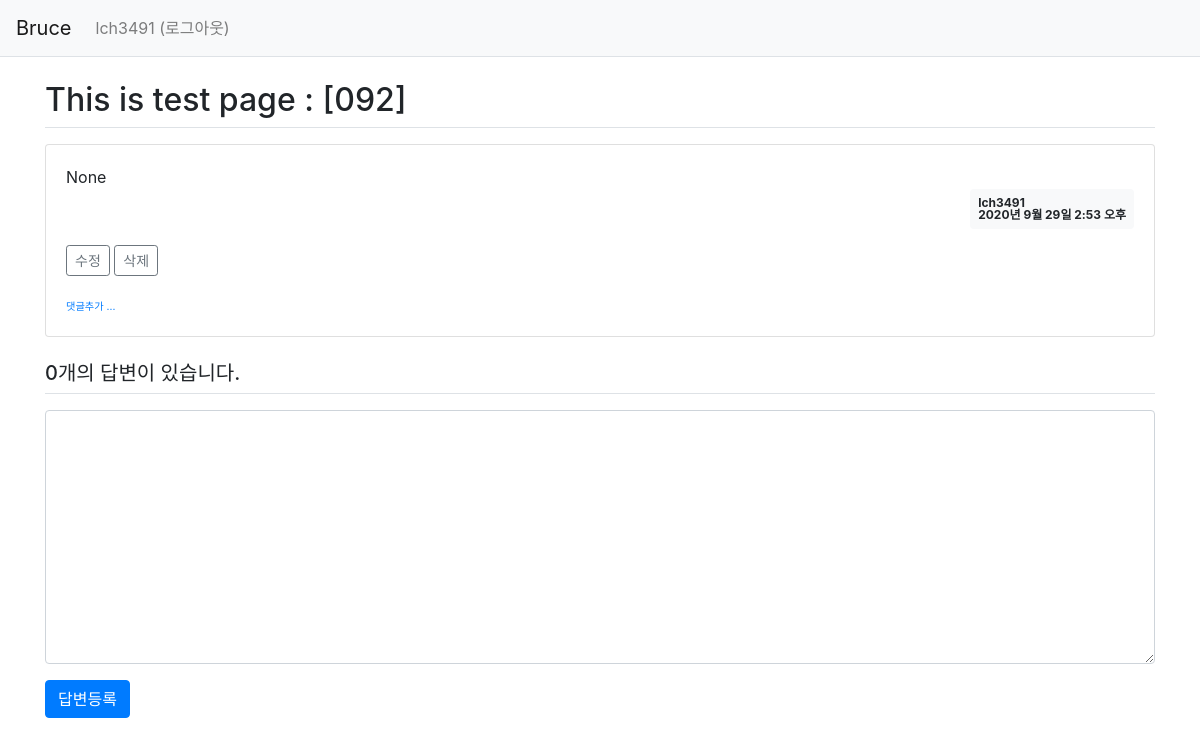
/pybo/98/ (signed in), run on the app's committed database.
### pybo/models.py (models this page shows, shortened)
class Question(models.Model):
    subject = models.CharField(max_length=200)
    content = models.TextField()
    create_date = models.DateTimeField()
    author = models.ForeignKey(User,  on_delete=models.CASCADE)
    modify_date = models.DateTimeField(null=True, blank=True)

### pybo/views/base_views.py (the view)
# urls.py: path('<int:question_id>/', base_views.detail, name='detail'),
def detail(request, question_id):
    question = get_object_or_404(Question, pk=question_id)
    context = {'question': question}
    return render(request, 'pybo/question_detail.html', context)

### templates/pybo/question_detail.html (shortened to what this page needs)
{% extends 'base.html' %}
{% block content %}
<div class="container my-3">
    <h2 class="border-bottom py-2">{{ question.subject }}</h2>
    <div class="card my-3">
        <div class="card-body">
            <div class="card-text" style="white-space: pre-line;">{{ question.content }}</div>
            <div class="d-flex justify-content-end">
                <div class="badge badge-light p-2 text-left">
                    <div class='mb2'>{{ question.author.username }}</div>
                    <div>{{ question.create_date }}</div>
                </div>
            </div>
            {% if request.user == question.author %}
            <div class='my-3'>
                <a href="{% url 'pybo:question_modify' question.id %}"
                    class='btn btn-sm btn-outline-secondary'>수정</a>
                <a href="#" class='delete btn btn-sm btn-outline-secondary'
                    data-uri="{% url 'pybo:question_delete' question.id %}">삭제</a>
            </div>
            {% endif %}
            <div>
                <a href="{% url 'pybo:comment_create_question' question.id %}" class='small'>
                    <small>댓글추가 ...</small></a>
            </div>
        </div>
    </div> <h5 class="border-bottom my-3 py-2">{{question.answer_set.count}}개의 답변이 있습니다.</h5>
    <form action="{% url 'pybo:answer_create' question.id %}" method="post" class="my-3">
        <div class="form-group">
            <textarea {% if not user.is_authenticated %}disabled{% endif %} name="content" id="content"
                class="form-control" rows="10"></textarea>
        </div>
        <input type="submit" value="답변등록" class="btn btn-primary">
    </form>
</div>
{% endblock %}

### templates/navbar.html (shortened to what this page needs)
<nav class="navbar navbar-expand-lg navbar-light bg-light border-bottom">
    <a class="navbar-brand" href="{% url 'pybo:index' %}">Bruce</a>
    <div class="collapse navbar-collapse flex-grow-0" id="navbarNav">
        <ul class="navbar-nav">
            <li class="nav-item ">
                {% if user.is_authenticated %}
                <a class="nav-link" href="{% url 'common:logout' %}">{{ user.username }} (로그아웃)</a>
                {% else %}
                <a class="nav-link" href="{% url 'common:login' %}">로그인</a>
                {% endif %}
            </li>
        </ul>
    </div>
</nav>

### data on the page
Question: subject "This is test page : [092]", content "None", author.username "lch3491", create_date "2020년 9월 29일 2:53 오후", answer_set.count "0"

### other printed values
{{ user.username }} "lch3491"
